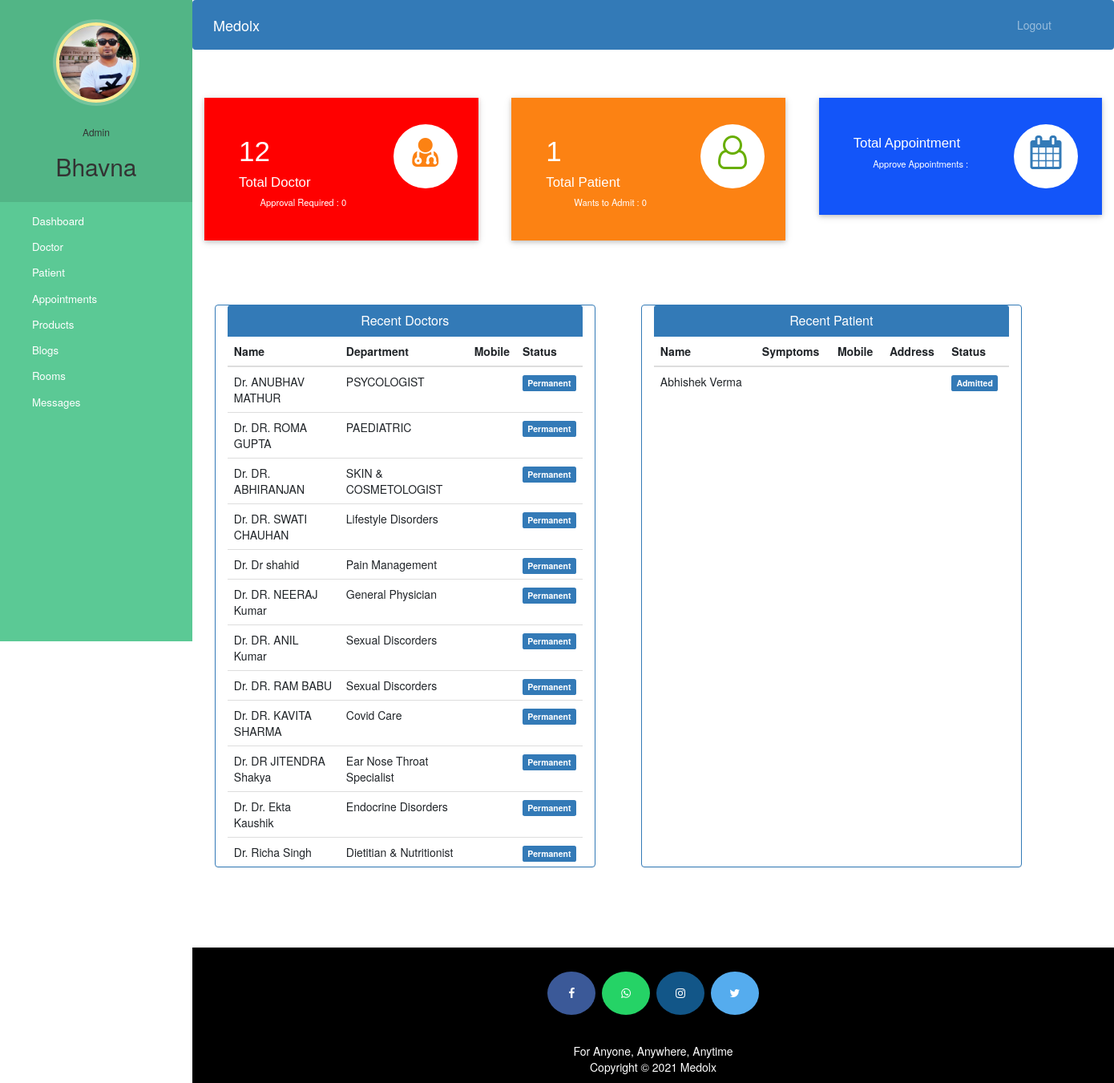
Screenshot of /admin_dashboard (signed in) with the database file from the repository.
### medolx/models.py (models this page shows, shortened)
class Doctor(models.Model):
    user=models.OneToOneField(User,on_delete=models.CASCADE)
    email = models.CharField(max_length=35)
    phone_no = models.CharField(max_length=10, unique=True)
    address = models.CharField(max_length=40)
    qualification = CharField(max_length=25)
    hospital_name = models.CharField(max_length=50)
    gender = (
        ('M', 'Male'),
        ('F', 'Female'),
    )
    gender = models.CharField(max_length=1, choices=gender)
    department= models.CharField(max_length=50,choices=departments,default='Cardiologist')
    experience = CharField(max_length=5)
    consultation_fee = CharField(max_length=5)
    profile_pic= models.ImageField(upload_to='profile_pic/DoctorProfilePic/',null=True,blank=True)
    status=models.BooleanField(default=False)
    @property
    def get_name(self):
        return "Dr. " + self.user.first_name+" "+self.user.last_name

class Patient(models.Model):
    user=models.OneToOneField(User,on_delete=models.CASCADE, default=None)
    email=models.CharField(max_length=30)
    phone_no = models.CharField(max_length=10, unique=True)
    gender = (
        ('M', 'Male'),
        ('F', 'Female'),
    )
    gender = models.CharField(max_length=1, choices=gender)
    status=models.BooleanField(default=False)
    @property
    def get_name(self):
        return self.user.first_name+" "+self.user.last_name

### medolx/views.py (the view)
# urls.py: path('admin_dashboard', views.admin_dashboard, name="admin_dashboard"),
@user_passes_test(lambda u: u.is_superuser)
def admin_dashboard(request):
    doctors=models.Doctor.objects.all().order_by('-id')
    patients=models.Patient.objects.all().order_by('-id')
    doctorcount=models.Doctor.objects.all().filter(status=True).count()
    pendingdoctorcount=models.Doctor.objects.all().filter(status=False).count()
    patientcount=models.Patient.objects.all().filter(status=True).count()
    pendingpatientcount=models.Patient.objects.all().filter(status=False).count()
    mydict={
    'doctors':doctors,
    'patients':patients,
    'doctorcount':doctorcount,
    'pendingdoctorcount':pendingdoctorcount,
    'patientcount':patientcount,
    'pendingpatientcount':pendingpatientcount,
    }
    return render(request,'admin_dashboard.html',context=mydict)

### templates/admin_dashboard.html (shortened to what this page needs)
{% extends 'admin_base.html' %}
{% load static %}
{% block content %}
{%include 'admin_dashboard_cards.html'%}
<br><br><br><br>
<div class="container">
  <div class="row">
    <div class="panel panel-primary col-md-5" style="margin-left:2%;">
      <div class="panel-heading" style="text-align:center;">
        <h6 class="panel-title">Recent Doctors</h6>
      </div>
      <table class="table table-hover" id="dev-table">
        <thead>
          <tr>
            <th>Name</th>
            <th>Department</th>
            <th>Mobile</th>
            <th>Status</th>
          </tr>
        </thead>
        {% for d in doctors %}
        <tr>
          <td> {{d.get_name}}</td>
          <td>{{d.department}}</td>
          <td>{{d.mobile}}</td>
          {%if d.status%}
          <td> <span class="label label-primary">Permanent</span></td>
          {% else %}
          <td> <span class="label label-success">On Hold</span></td>
          {% endif %}
        </tr>
        {% endfor %}
      </table>
    </div>
    <div class="panel panel-primary col-md-5" style="margin-left:5%;">
      <div class="panel-heading" style="text-align:center;">
        <h6 class="panel-title">Recent Patient</h6>
      </div>
      <table class="table table-hover" id="dev-table">
        <thead>
          <tr>
            <th>Name</th>
            <th>Symptoms</th>
            <th>Mobile</th>
            <th>Address</th>
            <th>Status</th>
          </tr>
        </thead>
        {% for p in patients %}
        <tr>
          <td> {{p.get_name}}</td>
          <td>{{p.symptoms}}</td>
          <td>{{p.mobile}}</td>
          <td>{{p.address}}</td>
          {%if p.status%}
          <td> <span class="label label-primary">Admitted</span></td>
          {% else %}
          <td> <span class="label label-success">On Hold</span></td>
          {% endif %}
        </tr>
        {% endfor %}
      </table>
    </div>
  </div>
</div>
{% endblock content %}

### templates/admin_base.html (shortened to what this page needs)
<!DOCTYPE html>
{% load static %}
<html lang="en">
<head>
  <link rel="stylesheet" href="https://stackpath.bootstrapcdn.com/bootstrap/4.3.1/css/bootstrap.min.css">
  <link rel="stylesheet" href="https://maxcdn.bootstrapcdn.com/font-awesome/4.7.0/css/font-awesome.min.css">
  <link rel="stylesheet" href="{% static '/style.css' %}">
</head>
<body>
  <nav class="menu" tabindex="0">
    <header class="avatar">
      <img src="{% static "images/doctorbhaiya.jpg" %}" />
      <br><br>
      <h6>Admin</h6>
      <h2>{{request.user.username}}</h2>
    </header>
    <ul>
      <li tabindex="0" class="icon-dashboard"> <a style="color:white; text-decoration:none;" href="/admin_dashboard"><span>Dashboard</span></a> </li>
      <li tabindex="0" class="icon-customers"> <a style="color:white; text-decoration:none;" href="/admin_doctor"><span>Doctor</span></a></li>
      <li tabindex="0" class="icon-users"> <a style="color:white; text-decoration:none;" href="/admin_patient"><span>Patient</span></a></li>
      <li tabindex="0" class="icon-calendar"> <a style="color:white; text-decoration:none;" href="/admin_view_appointments"><span>Appointments</span></a></li>
      <li tabindex="0" class="icon-customers"> <a style="color:white; text-decoration:none;" href="/admin_view_product"><span>Products</span></a></li>
      <li tabindex="0" class="icon-calendar"> <a style="color:white; text-decoration:none;" href="/admin_view_blog"><span>Blogs</span></a></li>
      <li tabindex="0" class="icon-calendar"> <a style="color:white; text-decoration:none;" href="/admin_view_room"><span>Rooms</span></a></li>
      <li tabindex="0" class="icon-calendar"> <a style="color:white; text-decoration:none;" href="/admin_view_message"><span>Messages</span></a></li>
    </ul>
  </nav>
  <main>
    <div class="bs-example">
      <nav class="navbar navbar-expand-md  navbar-dark fixed-top" style="background:#337AB7;">
        <a href="/admin_dashboard" class="navbar-brand">Medolx</a>
        <div class="collapse navbar-collapse justify-content-between" id="navbarCollapse">
          <div class="navbar-nav" style=" margin-left: 90%;">
            <a href="logout" class="nav-item nav-link">Logout</a>
          </div>
        </div>
      </nav>
    </div>
    <br><br>
    {% block content %}
    {% endblock content %}
    <br><br><br><br>
    <footer>
      <p>
        <a id="ftr" href="https://facebook.com/sumit.luv/" class="fa fa-facebook"></a>
        <a id="ftr" href="https://api.whatsapp.com/send?phone=919572181024&text=Hello%20Sumit.%0d%0aHow%20are%20you%20%3f%0d%0aI%20came%20from%20your%20website.&source=&data=#" class="fa fa-whatsapp"></a>
        <a id="ftr" href="https://instagram.com/sumit.luv" class="fa fa-instagram"></a>
        <a id="ftr" href="https://twitter.com/sumitkumar1503" class="fa fa-twitter"></a>
      </p>
      <br>
      <div class="container">
        <div class="row">
          <div class="col-md-12 col-sm-12">
            <div style="color:#ffffff;" class="wow fadeInUp footer-copyright">
              <p>For Anyone, Anywhere, Anytime<br>
                Copyright &copy; 2021 Medolx </p>
            </div>
          </div>
        </div>
      </div>
    </footer>
  </main>
</body>
</html>

### static/css/style.css (style rules this page uses)
* { padding: 0; margin: 0; text-decoration: none; list-style: none; box-sizing: border-box; }
a { text-decoration: none !important; }
h1,h2,h3,h4,h5,h6 { color:hsl(0, 0%, 30%); }

### templates/admin_base.html (style rules this page uses)
body { overflow-x: hidden; }
a:link { text-decoration: none; }
a { color: white; }
footer { padding: 0px 0px 0px 0px; background-color: black; margin: 0px; }
#ftr { padding: 20px; }
.fa { font-size: 23px; width: 60px; text-align: center; text-decoration: none; margin: 5px 2px; border-radius: 50%; }
.fa-facebook { background: #3B5998; color: white; margin-top: 30px; }
.fa-whatsapp { background: #25d366; color: white; }
.fa-twitter { background: #55ACEE; color: white; }
.fa-instagram { background: #125688; color: white; }
p { text-align: center; }
body { padding-left: 240px; }
main { position: relative; height: 100vh; }
.menu { background: #5bc995; height: 100vh; width: 240px; position: fixed; top: 0px; left: 0; z-index: 5; outline: none; }
.menu .avatar { background: rgba(0, 0, 0, 0.1); padding: 2em 0.5em; text-align: center; }
.menu .avatar img { width: 100px; border-radius: 50%; overflow: hidden; border: 4px solid #ffea92; box-shadow: 0 0 0 4px rgba(255, 255, 255, 0.2); }
.menu .avatar h2 { font-weight: normal; margin-bottom: 0; }
.menu ul { list-style: none; padding: 0.5em 0; margin: 0; }
.menu ul li { padding: 0.5em 1em 0.5em 3em; font-size: 0.95em; font-weight: regular; background-repeat: no-repeat; background-position: left 15px center; background-size: auto 20px; transition: all 0.15s linear; cursor: pointer; }
.menu ul li.icon-dashboard { background-image: url("http://www.entypo.com/images//gauge.svg"); }
.menu ul li.icon-customers { background-image: url("http://www.entypo.com/images//briefcase.svg"); }
.menu ul li.icon-users { background-image: url("http://www.entypo.com/images//users.svg"); }
.menu ul li.icon-calendar { background-image: url("http://www.entypo.com/images//calendar.svg"); }

### rows the page displays
Doctor: get_name "Dr. ANUBHAV MATHUR", department "PSYCOLOGIST", status "Permanent"
Doctor: get_name "Dr. DR. ROMA GUPTA", department "PAEDIATRIC", status "Permanent"
Doctor: get_name "Dr. DR. ABHIRANJAN", department "SKIN & COSMETOLOGIST", status "Permanent"
Doctor: get_name "Dr. DR. SWATI CHAUHAN", department "Lifestyle Disorders", status "Permanent"
Doctor: get_name "Dr. Dr shahid", department "Pain Management", status "Permanent"
Doctor: get_name "Dr. DR. NEERAJ Kumar", department "General Physician", status "Permanent"
Doctor: get_name "Dr. DR. ANIL Kumar", department "Sexual Discorders", status "Permanent"
Doctor: get_name "Dr. DR. RAM BABU", department "Sexual Discorders", status "Permanent"
Doctor: get_name "Dr. DR. KAVITA SHARMA", department "Covid Care", status "Permanent"
Doctor: get_name "Dr. DR JITENDRA Shakya", department "Ear Nose Throat Specialist", status "Permanent"
Doctor: get_name "Dr. Dr. Ekta Kaushik", department "Endocrine Disorders", status "Permanent"
Doctor: get_name "Dr. Richa Singh", department "Dietitian & Nutritionist", status "Permanent"
Patient: get_name "Abhishek Verma", status "Admitted"

### other values shown
{{ request.user.username }} "Bhavna"
{{ doctorcount }} "12"
{{ pendingdoctorcount }} "0"
{{ patientcount }} "1"
{{ pendingpatientcount }} "0"
